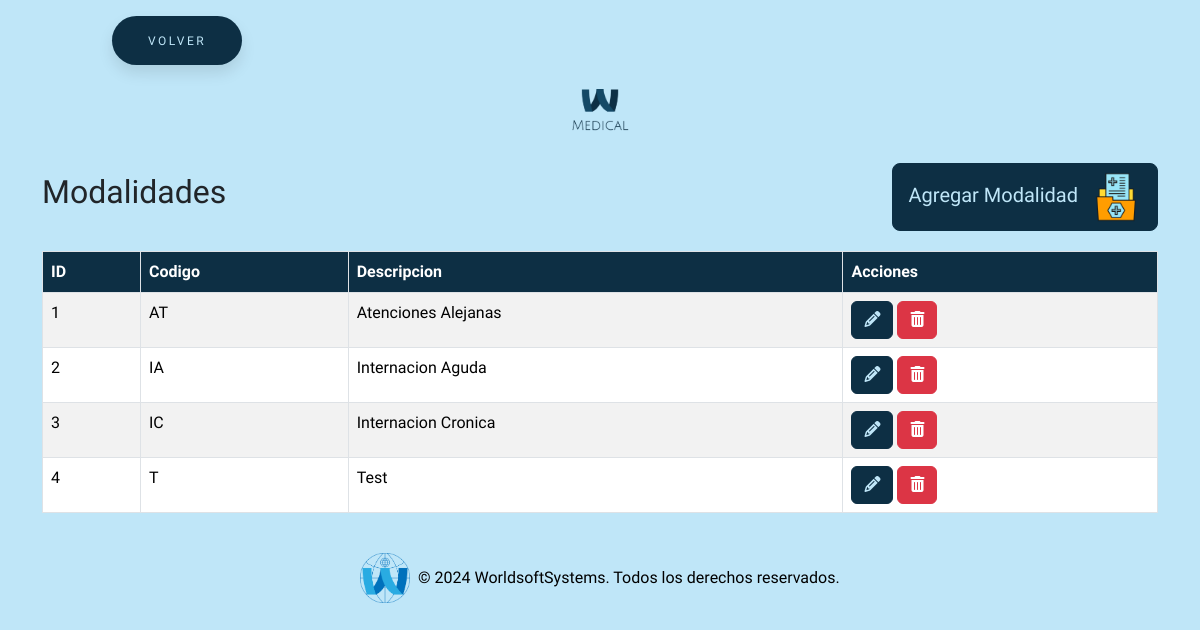
/todosAjustes/modalidad/modalidad.php (signed in), run on an earlier commit of the app's database.
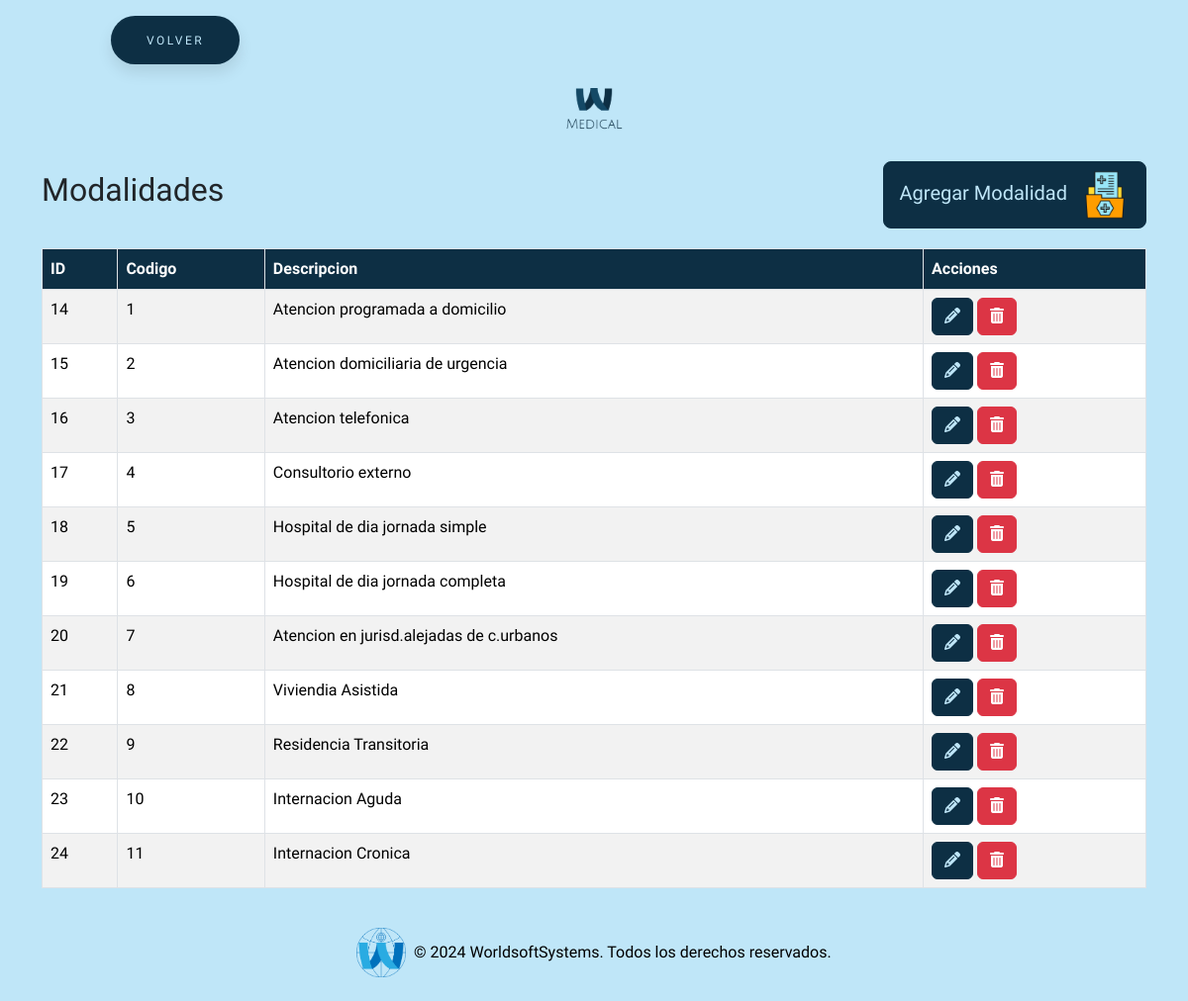
And on a later commit of the database.
### tables this page shows
CREATE TABLE `modalidad` (
  `id` int(11) NOT NULL,
  `codigo` varchar(255) NOT NULL,
  `descripcion` varchar(255) NOT NULL
);

### todosAjustes/modalidad/modalidad.php (the view, shortened to what this page needs)
<?php
require_once "../../conexion.php";
$sql = "SELECT * FROM modalidad";
$result = $conn->query($sql);
?>
<!DOCTYPE html>
<html lang="en">
<head>
    <link href="https://cdn.jsdelivr.net/npm/bootstrap@5.3.3/dist/css/bootstrap.min.css" rel="stylesheet"
>
    <link rel="stylesheet" href="https://cdnjs.cloudflare.com/ajax/libs/font-awesome/6.5.2/css/all.min.css"
 />
    <link rel="stylesheet" href="../../estilos/styleBotones.css">
    <link rel="stylesheet" href="../../estilos/styleGeneral.css">
</head>
<body>
    <button class="button" style="vertical-align:middle; margin-left:7rem"
        onclick="window.location.href = '../../seccionAjustes/ajustes.php';">
        <span>VOLVER</span>
    </button>
    <div class="text-center my-4">
        <img src="../../img/logo.png" alt="Logo MEDICAL" class="img-fluid" style="max-width: 120px;">
    </div>
    <div class="container">
        <div class="title-container">
            <h2>Modalidades</h2>
            <button type="button" class="btn btn-custom btn-lg" data-bs-toggle="modal"
                data-bs-target="#agregarModalidadModal">
                Agregar Modalidad <img src="../../img/modalidad.png" alt="Icono agregar modalidad"
                    style="width: 50px; height: 50px; margin-left: 8px;">
            </button>
        </div>
        <table class="table table-striped table-bordered">
            <thead class="table-custom">
                <tr>
                    <th>ID</th>
                    <th>Codigo</th>
                    <th>Descripcion</th>
                    <th>Acciones</th>
                </tr>
            </thead>
            <tbody>
                <?php if ($result->num_rows > 0): ?>
                    <?php while ($row = $result->fetch_assoc()): ?>
                        <tr>
                            <td><?= $row["id"] ?></td>
                            <td><?= $row["codigo"] ?></td>
                            <td><?= $row["descripcion"] ?></td>
                            <td>
                                <button class="btn btn-custom-editar" onclick='editarModalidad(<?= json_encode($row) ?>)'><i
                                        class="fas fa-pencil-alt"></i></button>
                                <a href="?eliminar=<?= $row['id'] ?>" class="btn btn-danger"
                                    onclick="return confirm('¿Estás seguro de que deseas eliminar esta Modalidad?');"><i
                                        class="fas fa-trash-alt"></i></a>
                            </td>
                        </tr>
                    <?php endwhile; ?>
                <?php else: ?>
                    <tr>
                        <td colspan="4">No se encontraron resultados</td>
                    </tr>
                <?php endif; ?>
            </tbody>
        </table>
    </div>
    <footer class="bg-dark text-white text-center py-4 mt-auto">
        <div class="container">
            <div class="row justify-content-center">
                <div class="col-md-12 footer-logo-text">
                    <img src="../../img/logoWSS.png" alt="Logo" class="img-fluid" style="max-height: 50px;">
                    <p class="mb-0">&copy; 2024 WorldsoftSystems. Todos los derechos reservados.</p>
                </div>
            </div>
        </div>
    </footer>
</body>
</html>

What changed in the data, as far as the page shows it:
removed modalidad: id "1", codigo "AT", descripcion "Atenciones Alejanas"
removed modalidad: id "2", codigo "IA", descripcion "Internacion Aguda"
removed modalidad: id "3", codigo "IC", descripcion "Internacion Cronica"
removed modalidad: id "4", codigo "T", descripcion "Test"
added modalidad: id "14", codigo "1", descripcion "Atencion programada a domicilio"
added modalidad: id "15", codigo "2", descripcion "Atencion domiciliaria de urgencia"
added modalidad: id "16", codigo "3", descripcion "Atencion telefonica"
added modalidad: id "17", codigo "4", descripcion "Consultorio externo"
added modalidad: id "18", codigo "5", descripcion "Hospital de dia jornada simple"
added modalidad: id "19", codigo "6", descripcion "Hospital de dia jornada completa"
added modalidad: id "20", codigo "7", descripcion "Atencion en jurisd.alejadas de c.urbanos"
added modalidad: id "21", codigo "8", descripcion "Viviendia Asistida"
added modalidad: id "22", codigo "9", descripcion "Residencia Transitoria"
added modalidad: id "23", codigo "10", descripcion "Internacion Aguda"
added modalidad: id "24", codigo "11", descripcion "Internacion Cronica"
